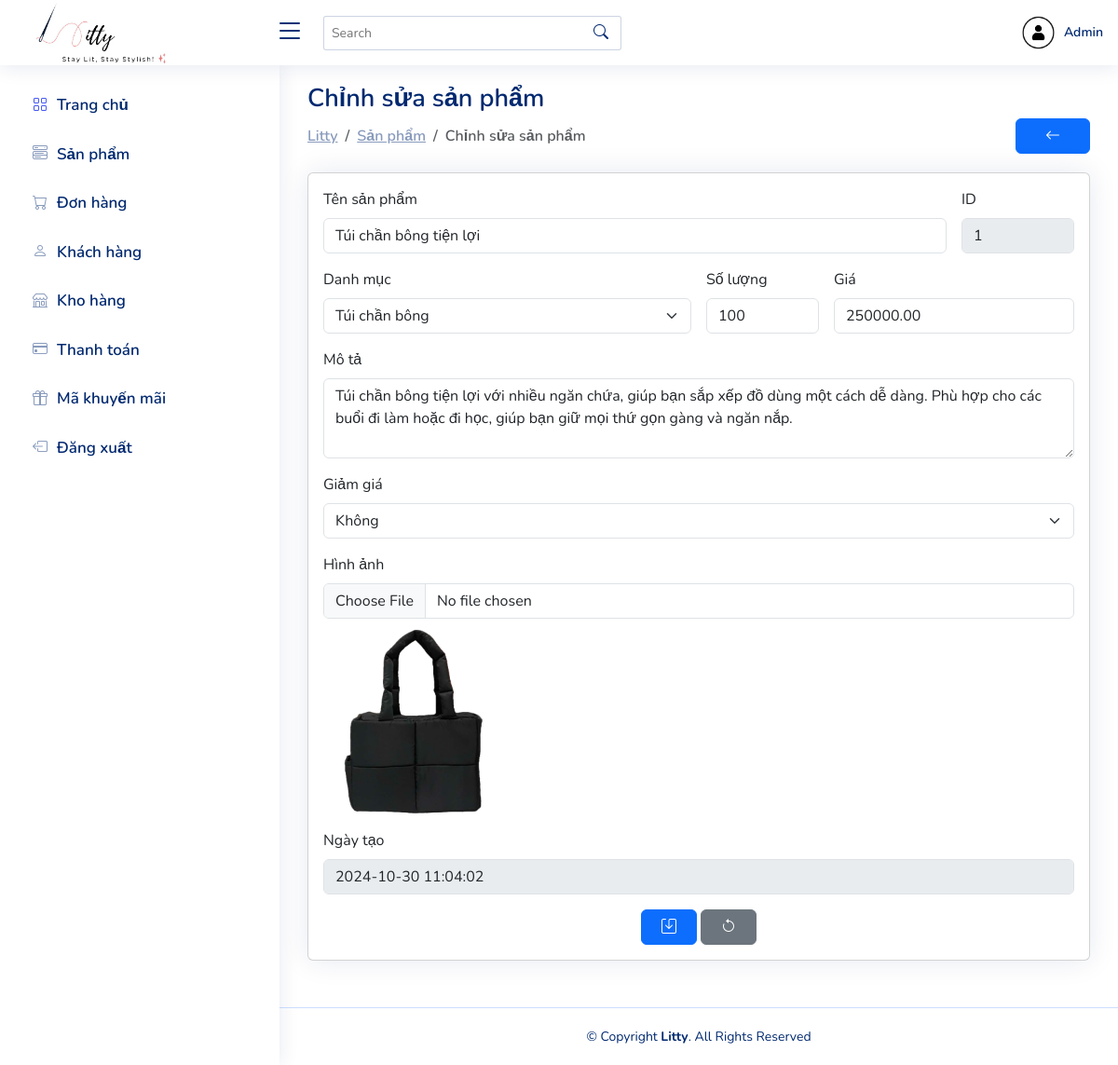
Screenshot of /admin/product-edit.php?id=1 (signed in) with the database file from the repository.
### tables this page shows
CREATE TABLE Products (
    ID INT PRIMARY KEY AUTO_INCREMENT,
    name VARCHAR(100) UNIQUE, 
    categoryID INT,
    description TEXT,
    price DECIMAL(10, 2),
    stock INT,
    image VARCHAR(255),
    promotional ENUM('yes', 'no') DEFAULT 'no',
    promotionalprice DECIMAL(10, 0),
    created TIMESTAMP DEFAULT CURRENT_TIMESTAMP,
    FOREIGN KEY (categoryID) REFERENCES Categories(ID)
);

CREATE TABLE Categories (
    ID INT PRIMARY KEY AUTO_INCREMENT,
    name VARCHAR(50) UNIQUE
);

### admin/product-edit.php (the view, shortened to what this page needs)
<?php
include '../database/connect.php';
if (isset($_GET['id'])) {
    $productID = $_GET['id'];
    $productQuery = "SELECT * FROM Products WHERE ID = ?";
    $productStmt = $pdo->prepare($productQuery);
    $productStmt->execute([$productID]);
    $product = $productStmt->fetch(PDO::FETCH_ASSOC);
} else {
    $_SESSION['error'] = "ID sản phẩm không hợp lệ.";
    header('Location: product.php');
    exit();
}
$categoryQuery = "SELECT * FROM Categories";
$categoryStmt = $pdo->prepare($categoryQuery);
$categoryStmt->execute();
$categories = $categoryStmt->fetchAll(PDO::FETCH_ASSOC);
?>
<?php include 'header.php';?>
    <main id="main" class="main">
        <div class="pagetitle">
            <h1>Chỉnh sửa sản phẩm</h1>
            <div class="d-flex justify-content-between align-items-center">
                <nav>
                    <ol class="breadcrumb mb-0">
                        <li class="breadcrumb-item"><a href="index.php">Litty</a></li>
                        <li class="breadcrumb-item"><a href="product.php">Sản phẩm</a></li>
                        <li class="breadcrumb-item active">Chỉnh sửa sản phẩm</li>
                    </ol>
                </nav>
                <div>
                    <a class="btn btn-primary" style="width: 80px" href="product.php"><i class="bi bi-arrow-left"></i></a>
                </div>
            </div>
        </div>
        <section class="section">
            <div class="card">
                <div class="card-body">
                    <form class="row g-3" method="POST" enctype="multipart/form-data">
                        <div class="col-md-10">
                            <label for="name" class="form-label">Tên sản phẩm</label>
                            <input type="text" id="name" name="name" class="form-control" value="<?php echo $product['name']; ?>" required>
                        </div>
                        <div class="col-md-2">
                            <label for="id" class="form-label">ID</label>
                            <input type="text" id="id" class="form-control" value="<?php echo $product['ID']; ?>" disabled>
                        </div>
                        <div class="col-md-6">
                            <label for="categoryID" class="form-label">Danh mục</label>
                            <select id="categoryID" name="categoryID" class="form-select" required>
                                <?php foreach ($categories as $category): ?>
                                    <option value="<?php echo $category['ID']; ?>" <?php echo ($product['categoryID'] == $category['ID']) ? 'selected' : ''; ?>>
                                        <?php echo $category['name']; ?>
                                    </option>
                                <?php endforeach; ?>
                            </select>
                        </div>
                        <div class="col-md-2">
                            <label for="stock" class="form-label">Số lượng</label>
                            <input type="number" id="stock" name="stock" class="form-control" value="<?php echo $product['stock']; ?>" required>
                        </div>
                        <div class="col-md-4">
                            <label for="price" class="form-label">Giá</label>
                            <input type="number" id="price" name="price" class="form-control" value="<?php echo $product['price']; ?>" required>
                        </div>
                        <div class="col-12">
                            <label for="description" class="form-label">Mô tả</label>
                            <textarea id="description" name="description" class="form-control" rows="3" required><?php echo $product['description']; ?></textarea>
                        </div>
                        <div class="col-12">
                            <label for="promotional" class="form-label">Giảm giá</label>
                            <select id="promotional" class="form-select" name="promotional" required>
                                <option value="0" <?php echo ($product['promotional'] == 'no') ? 'selected' : ''; ?>>Không</option>
                            </select>
                        </div>
                        <div class="col-12">
                            <label for="image" class="form-label">Hình ảnh</label>
                            <input type="file" id="image" name="image" class="form-control" onchange="previewImage()">
                            <img id="preview" src="<?php echo $product['image']; ?>" alt="Ảnh xem trước" style="margin-top: 10px; max-width: 200px;">
                        </div>
                        <div class="col-12">
                            <label for="created" class="form-label">Ngày tạo</label>
                            <input type="text" id="created" class="form-control" value="<?php echo $product['created']; ?>" disabled>
                        </div>
                        <div class="text-center">
                            <button type="submit" class="btn btn-primary" style="width: 60px"><i class="bi bi-save"></i></button>
                            <button type="reset" class="btn btn-secondary" style="width: 60px"><i class="bi bi-arrow-counterclockwise"></i></button>
                        </div>
                    </form>
                </div>
            </div>
        </section>
    </main>
<?php include 'footer.php'; ?>

### admin/css/style.css (style rules this page uses)
:root { scroll-behavior: smooth; }
* { font-family: "Nunito", sans-serif; }
body { background: #f6f9ff; color: #444444; }
a { color: #4154f1; text-decoration: none; }
body, a, h1, h2, h3, h4, h5, h6 { font-family: "Nunito", sans-serif; }
#main { margin-top: 60px; padding: 20px 30px; transition: all 0.3s; }
.pagetitle { margin-bottom: 20px; }
.pagetitle h1 { font-size: 27px; margin-top: 10px; margin-bottom: 5px; font-weight: 600; color: #012970; }
.card { margin-bottom: 30px; border: none; border-radius: 5px; box-shadow: 0px 0 30px rgba(1, 41, 112, 0.1); }
.card-body { padding: 0 20px 20px 20px; }
.breadcrumb { font-size: 14px; font-family: "Nunito", sans-serif; color: #899bbd; font-weight: 600; }
.breadcrumb a { color: #899bbd; transition: 0.3s; }
.breadcrumb .breadcrumb-item::before { color: #899bbd; }
.breadcrumb .active { color: #51678f; font-weight: 600; }
@media (min-width: 1200px) { #main, #footer { margin-left: 300px; } }

### rows the page displays
products: name "Túi chần bông tiện lợi", ID "1", categoryID "Túi chần bông", stock "100", price "250000.00", description "Túi chần bông tiện lợi với nhiều ngăn chứa, giúp bạn sắp xếp đồ dùng một cách dễ dàng. Phù hợp cho các buổi đi làm hoặc đi học, giúp bạn giữ mọi thứ gọn gàng và ngăn nắp.", promotional "Không", image (picture), created "2024-10-30 11:04:02"
